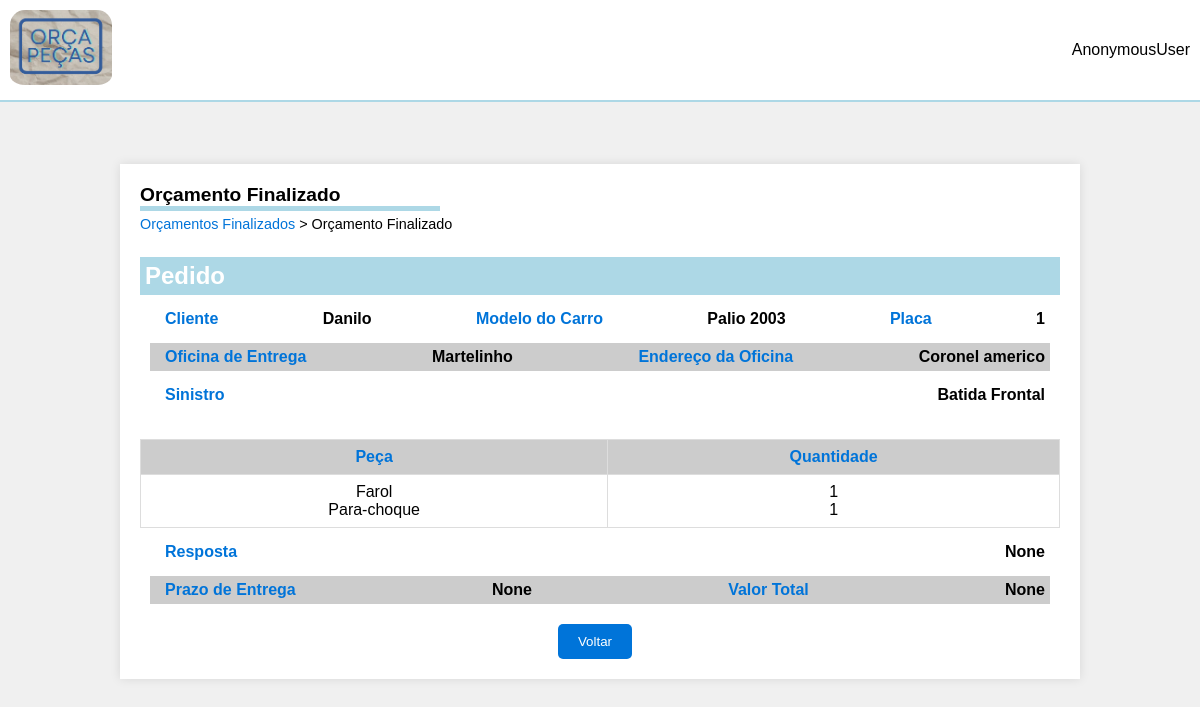
The app's page /finalizados2/7, older data.
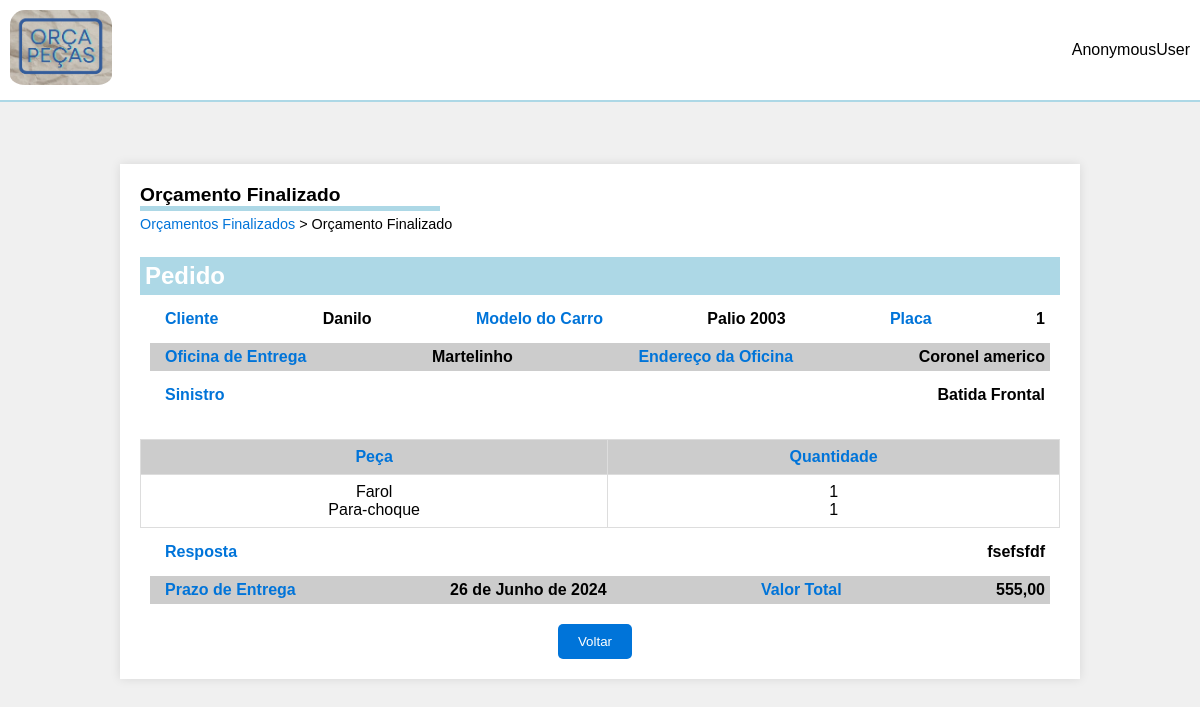
The same page, newer data.
### orcaPecas/models.py (models this page shows, shortened)
class Orcamento(models.Model):
    criador = models.ForeignKey(User, on_delete=models.CASCADE)
    nome = models.CharField(max_length=100)
    modelo = models.CharField(max_length=100)
    placa = models.CharField(max_length=100)
    data_criacao = models.DateTimeField(auto_now_add=True)
    oficina_entrega_nome = models.CharField(max_length=100)
    oficina_entrega_endereco = models.TextField()
    status = models.CharField(max_length=27, default='Pendente')
    comentarios_cliente = models.TextField(blank=True, null=True)
    comentarios_fornecedor = models.TextField(blank=True, null=True)
    prazo_entrega = models.DateField(blank=True, null=True)
    valor_total = models.DecimalField(max_digits=10, decimal_places=2, blank=True, null=True)
    itens_orcamento = models.JSONField(default=list)

### orcaPecas/views.py (the view)
# urls.py: path('finalizados2/<int:id>', views.finalizados_info, name='finalizados2'),
def finalizados_info(request, id):
    detalhes = Orcamento.objects.get(id=id)
    return render(request, 'pages/finalizados2.html', {'detalhe': detalhes})

### orcaPecas/templates/pages/finalizados2.html (shortened to what this page needs)
{% load static %}
<!DOCTYPE html>
<html lang="en">
  <head>
    <link rel="stylesheet" href="{% static 'css/responder_orcamento.css' %}" />
  </head>
  <body>
    <header>
      <img src="{% static 'images/logoOrcaPecas.PNG' %}" alt="Logo" />
      <span class="user-name">{{ user }}</span>
    </header>
    <main>
      <div class="container">
      <div class="page-title-container">
        <h1 class="page-title">Orçamento Finalizado</h1>
        <div class="breadcrumb">
          <a href="{% url 'finalizados' %}">Orçamentos Finalizados</a> > <span>Orçamento Finalizado</span>
        </div>
      </div>
      <form id="orcamento-form" method="POST" action="{% url 'status_orcamento' detalhe.id %}">
        <div class="form-container">
          <h2>Pedido</h2>
          <div class="form-section">
            <label for="cliente">Cliente</label>
            <span>{{detalhe.nome}}</span>
            <label for="modelo">Modelo do Carro</label>
            <span>{{detalhe.modelo}}</span>
            <label for="placa">Placa</label>
            <span>{{detalhe.placa}}</span>
          </div>
          <div class="form-section oficina">
            <label for="oficina">Oficina de Entrega</label>
            <span>{{detalhe.oficina_entrega_nome}}</span>
            <label for="endereco">Endereço da Oficina</label>
            <span>{{detalhe.oficina_entrega_endereco}}</span>
          </div>
          <div class="form-section">
            <label for="sinistro">Sinistro</label>
            <span>{{detalhe.comentarios_cliente}}</span>
          </div>
        </div>
        <div class="table">
          <table>
            <thead>
              <tr>
                <th>Peça</th>
                <th>Quantidade</th>
              </tr>
            </thead>
            <tbody id="itemsBody">
                <td>
                    {% for item in detalhe.itens_orcamento %}
                        {{item.peca}}<br>
                    {% endfor %}
                </td>
                <td>
                    {% for item in detalhe.itens_orcamento %}
                        {{item.quantidade}}<br>
                    {% endfor %}
                </td>
            </tbody>
          </table>
        </div>
        <div class="form-section">
            <label for="resposta">Resposta</label>
            <span>{{detalhe.comentarios_fornecedor}}</span>
        </div>
        <div class="form-section oficina">
            <label for="prazo_entrega">Prazo de Entrega</label>
            <span>{{detalhe.prazo_entrega}}</span>
            <label for="valor_total">Valor Total</label>
            <span>{{detalhe.valor_total}}</span>
        </div>
        <div class="buttons">
            <a href="{% url 'finalizados' %}"><button
                type="button"
                class="btn-back"
              >Voltar</button></a>
        </div>
      </form>
    </div>
    </main>
  </body>
</html>

Row changes from the older to the newer data that the page shows:
changed Orcamento "Danilo": comentarios_fornecedor "None" → "fsefsfdf"; prazo_entrega "None" → "26 de Junho de 2024"; valor_total "None" → "555,00"
